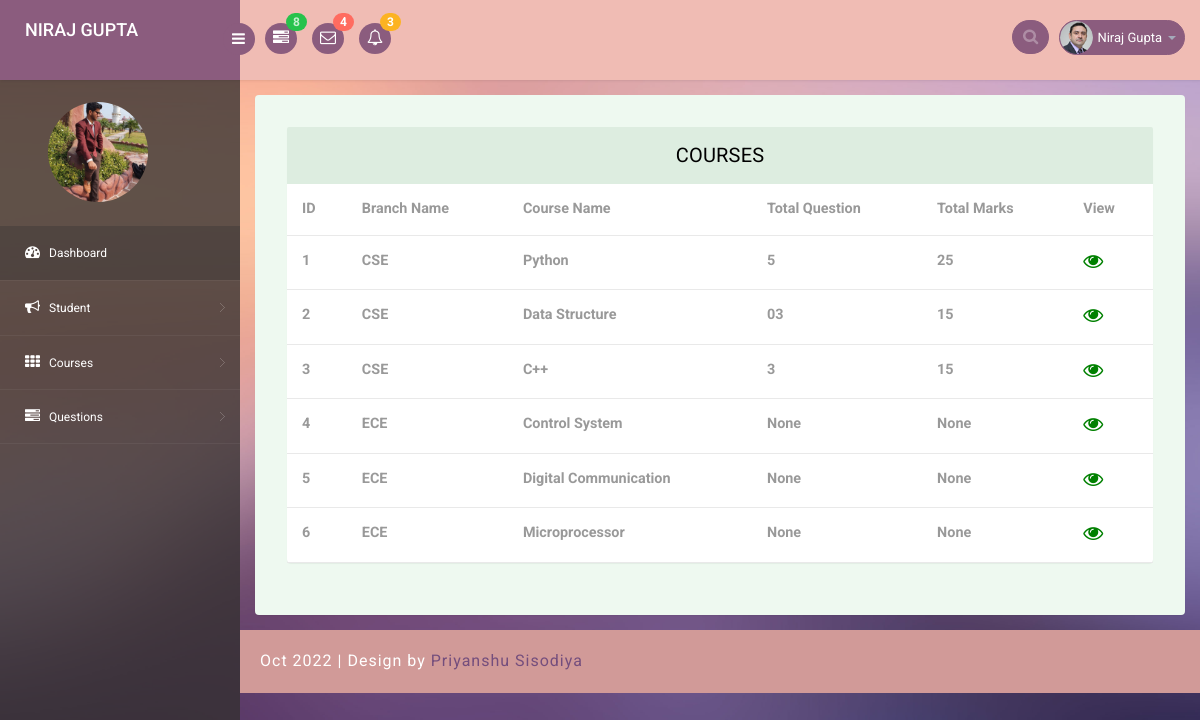
Page /veiwcourses2 (signed in) on the committed database.
### Quiz_Management/models.py (models this page shows, shortened)
class Teacher(models.Model):
    user = models.ForeignKey(User,on_delete=models.CASCADE , null=True ,blank=True )
    mobile_number = models.CharField(max_length=200, null=True, blank=True)
    joining_date = models.DateField(auto_now_add=True)
    address = models.CharField(max_length=200, null=True, blank=True)
    image=models.FileField(null=True, blank=True)
    salary=models.CharField(max_length=200, null=True, blank=True)
    status=models.CharField(max_length=200, null=True, blank=True)

class Courses(models.Model):
    branch_name = models.ForeignKey(Branch, on_delete=models.CASCADE, null=True,blank=True)
    courses_name = models.CharField(max_length=200, null=True, blank=True)
    total_question = models.CharField(max_length=200, null=True, blank=True)
    total_marks = models.CharField(max_length=200, null=True, blank=True)
    time = models.CharField(max_length=200,null=True, blank=True)

class Branch(models.Model):
    branch_name = models.CharField(max_length=200, null=True, blank=True)

### Quiz_Management/views.py (the view)
# urls.py: path('veiwcourses2',veiwcourses2,name="veiwcourses2"),
def veiwcourses2(request):
    t = Teacher.objects.filter(user=request.user, status="approved")
    if not t:
        return redirect("checkpending")
    data = Teacher.objects.get(user=request.user)
    e = Courses.objects.all()
    return render(request, 'veiwcourses2.html', locals())

### Quiz_Management/templates/veiwcourses2.html
{% extends 'teacherindex.html' %}
{% load static %}
{% block body %}
<section id="main-content">
    <section class="wrapper">
        <div class="table-agile-info">
            <div class="panel panel-default">
                <div class="panel-heading">
                   courses
                </div>
                <div>
                    <table class="table" ui-jq="footable" ui-options='{
        "paging": {
          "enabled": true
        },
        "filtering": {
          "enabled": true
        },
        "sorting": {
          "enabled": true
        }}'>
                        <thead>
                        <tr>
                            <th data-breakpoints="xs">ID</th>
                            <th>Branch Name</th>
                            <th>Course Name</th>
                            <th>Total Question</th>
                            <th>Total Marks</th>
                            <th>View</th>
                        </tr>
                        </thead>
                        <tbody>
                        {% for i in e %}
                        <tr>
                            <th>{{forloop.counter}}</th>
                            <th>{{i.branch_name.branch_name}}</th>
                            <th>{{i.courses_name}}</th>
                            <th>{{i.total_question }}</th>
                            <th>{{i.total_marks }}</th>
                            <th><a href="/veiwquestion2/{{i.id}}"> <i class="fa fa-eye" style="font-size:20px;color:green;"></i></a> </td>
      </th>
                        </tr>
                        {% endfor %}
                        </tbody>
                    </table>
                </div>
            </div>
        </div>
    </section>
    <div class="footer">
			<div class="wthree-copyright">
			  <p> Oct 2022 | Design by <a href="https://www.linkedin.com/in/priyanshu-sisodiya-b724a8213/" target="_blank">Priyanshu Sisodiya</a></p>
			</div>
 </div>
</section>
{% endblock %}

### Quiz_Management/templates/teacherindex.html (shortened to what this page needs)
<!DOCTYPE html>
{% load static %}
<head>
<link rel="stylesheet" href="{% static 'css/bootstrap.min.css' %}"  >
<link href="{% static 'css/style.css' %}"  rel='stylesheet' type='text/css' />
<link href="{% static 'css/style-responsive.css' %}"  rel="stylesheet"/>
<link rel="stylesheet" href="{% static 'css/font.css' %}"  type="text/css"/>
<link href="{% static 'css/font-awesome.css' %}"  rel="stylesheet">
<link rel="stylesheet" href="{% static 'css/morris.css' %}"  type="text/css"/>
<link rel="stylesheet" href="https://cdnjs.cloudflare.com/ajax/libs/font-awesome/4.7.0/css/font-awesome.min.css">
<link rel="stylesheet" href="{% static 'css/monthly.css' %}" >
</head>
<body>
<section id="container">
<header id="myid"  class="header fixed-top clearfix">
<div class="brand">
    <a href="index.html" class="logo">
        <h4>{{ request.user.first_name }} {{ request.user.last_name }}</h4>
    </a>
    <div class="sidebar-toggle-box">
        <div class="fa fa-bars"></div>
    </div>
</div>
<div class="nav notify-row" id="top_menu">
    <ul class="nav top-menu">
        <li class="dropdown">
            <a data-toggle="dropdown" class="dropdown-toggle" href="#">
                <i class="fa fa-tasks"></i>
                <span class="badge bg-success">8</span>
            </a>
        </li>
        <li id="header_inbox_bar" class="dropdown">
            <a data-toggle="dropdown" class="dropdown-toggle" href="#">
                <i class="fa fa-envelope-o"></i>
                <span class="badge bg-important">4</span>
            </a>
        </li>
        <li id="header_notification_bar" class="dropdown">
            <a data-toggle="dropdown" class="dropdown-toggle" href="#">
                <i class="fa fa-bell-o"></i>
                <span class="badge bg-warning">3</span>
            </a>
        </li>
    </ul>
</div>
<div class="top-nav clearfix">
    <ul class="nav pull-right top-menu">
        <li>
            <input type="text" class="form-control search" placeholder=" Search">
        </li>
        <li class="dropdown">
            <a data-toggle="dropdown" class="dropdown-toggle" href="#">
                <img alt="" src="images/2.png">
                <span class="username">{{ request.user.first_name }} {{ request.user.last_name }}</span>
                <b class="caret"></b>
            </a>
        </li>
    </ul>
</div>
</header>
<aside>
    <div id="sidebar" class="nav-collapse">
        <div class="leftside-navigation">
            <ul class="sidebar-menu" id="nav-accordion">
                <li>
                    <img src="{{request.user.teacher_set.all.0.image.url}}" style="width:100px;border-radius:50%;margin:10% 20%">
                    <a class="active" href="/hometeacher">
                        <i class="fa fa-dashboard"></i>
                        <span> Dashboard </span>
                    </a>
                </li>
                <li>
                    <a href="fontawesome.html">
                        <i class="fa fa-bullhorn"></i>
                        <span>Student </span>
                    </a>
                </li>
                <li class="sub-menu">
                    <a href="javascript:;">
                        <i class="fa fa-th"></i>
                        <span>Courses</span>
                    </a>
                </li>
                <li class="sub-menu">
                    <a href="javascript:;">
                        <i class="fa fa-tasks"></i>
                        <span>Questions</span>
                    </a>
                </li>
            </ul>            </div>
    </div>
</aside>
 {% block body %}
{% endblock %}
</section>
</body>
</html>

### rows in the picture
Courses: branch_name.branch_name "CSE", courses_name "Python", total_question "5", total_marks "25"
Courses: branch_name.branch_name "CSE", courses_name "Data Structure", total_question "03", total_marks "15"
Courses: branch_name.branch_name "CSE", courses_name "C++", total_question "3", total_marks "15"
Courses: branch_name.branch_name "ECE", courses_name "Control System", total_question "None", total_marks "None"
Courses: branch_name.branch_name "ECE", courses_name "Digital Communication", total_question "None", total_marks "None"
Courses: branch_name.branch_name "ECE", courses_name "Microprocessor", total_question "None", total_marks "None"

### other values in the picture
{{ request.user.first_name }} "NIRAJ"
{{ request.user.last_name }} "GUPTA"
{{ request.user.first_name }} "Niraj"
{{ request.user.last_name }} "Gupta"
